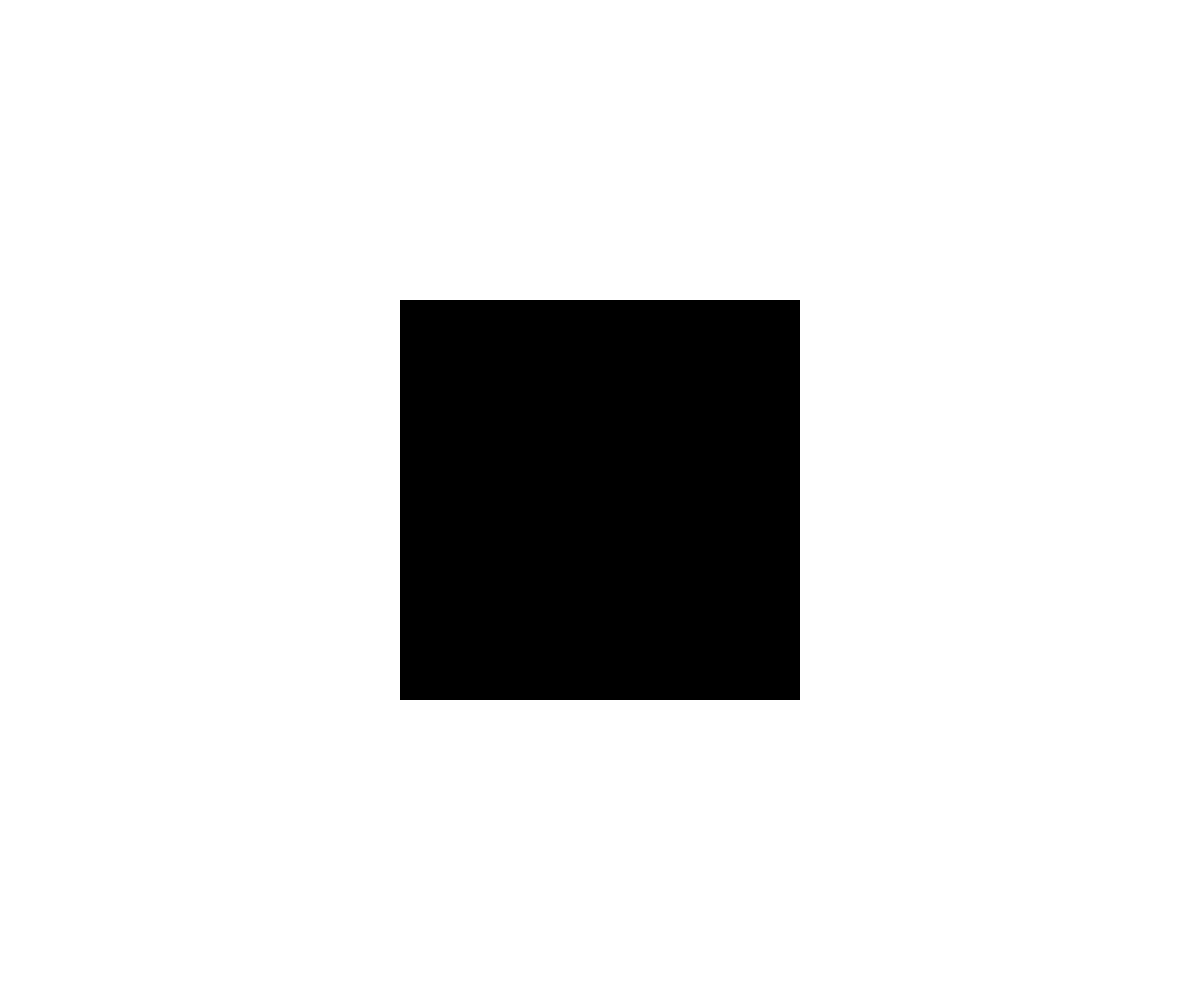
Frame 1 (no input)
Frame 60 (no input): identical to frame 1, image omitted
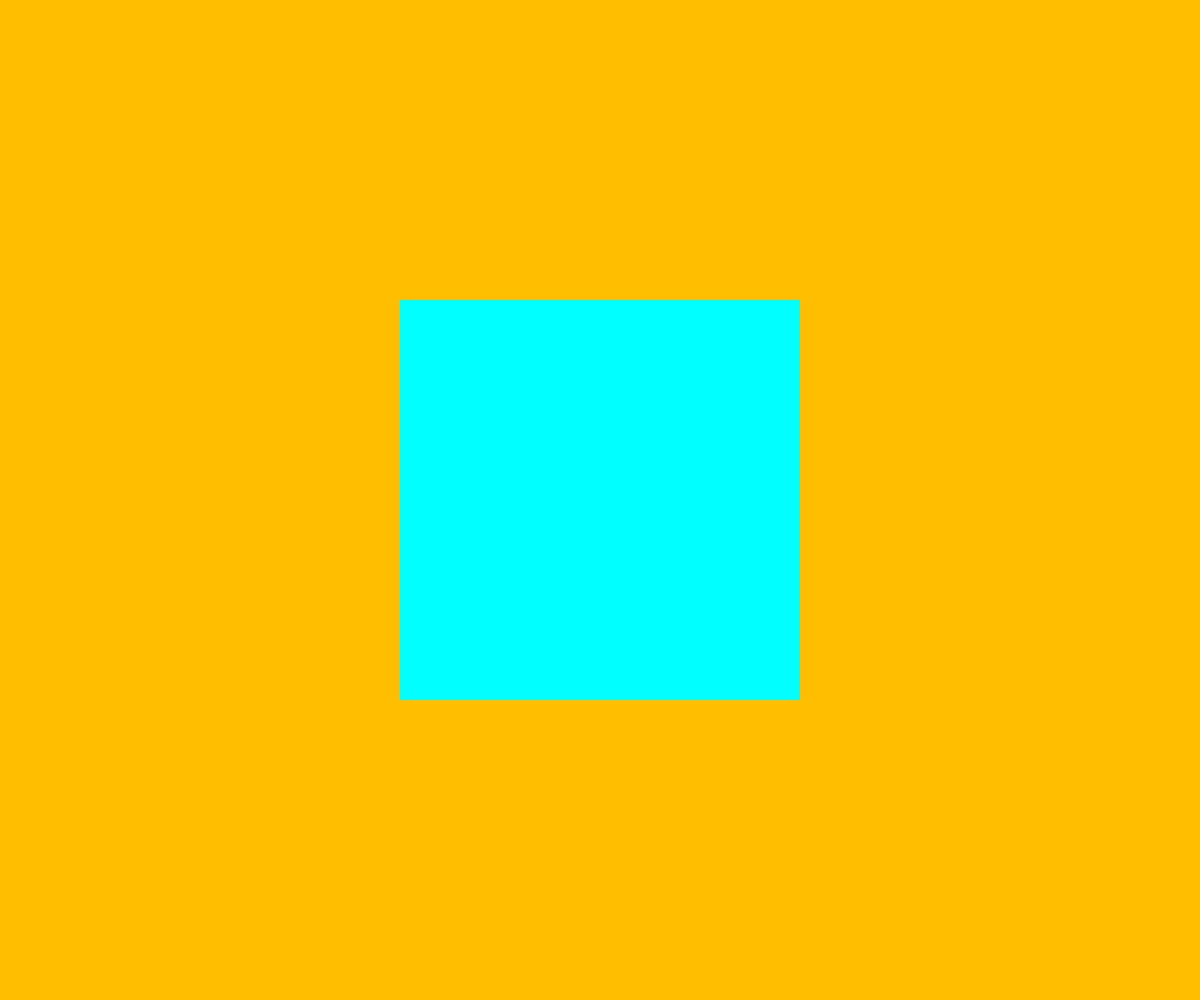
Frame 120 (the mouse pressed at the canvas centre since frame 60)

The p5.js sketch that drew these frames (run headless with seeded random() and noise() and a simulated clock; from frame 60 on, the mouse is pressed at the canvas centre):

// p5.js sketch
// ── sketch.js
//this is good but I know you can go deeper!  Think about introducing a 3rd color into this palette, and altering the
//relative saturation/brightness of one or more of the colors so that the palette appears to have fewer or more colors than it
//actually has.
function setup() {
  createCanvas(windowWidth,windowHeight);
}

function draw() {
  colorMode(HSB, 360,100,100);
  
  background(45,mouseX,100);
  
  rectMode(CENTER);
  noStroke();
  fill(180,100,mouseY);
  rect(width/2,height/2,400,400);
}
